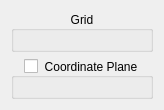
<?xml version="1.0" encoding="UTF-8"?>
<ui version="4.0">
 <class>GCPWidget</class>
 <widget class="QWidget" name="GCPWidget">
  <property name="geometry">
   <rect>
    <x>0</x>
    <y>0</y>
    <width>163</width>
    <height>87</height>
   </rect>
  </property>
  <property name="windowTitle">
   <string>GCPWidget</string>
  </property>
  <layout class="QVBoxLayout" name="verticalLayout">
   <item>
    <widget class="QGroupBox" name="gridGroupBox">
     <property name="locale">
      <locale language="English" country="UnitedKingdom"/>
     </property>
     <property name="title">
      <string>Grid</string>
     </property>
     <property name="alignment">
      <set>Qt::AlignCenter</set>
     </property>
     <layout class="QHBoxLayout" name="horizontalLayout_2">
      <item>
       <layout class="QHBoxLayout" name="grid"/>
      </item>
     </layout>
    </widget>
   </item>
   <item>
    <widget class="QGroupBox" name="coordinatePlaneGroupBox">
     <property name="enabled">
      <bool>true</bool>
     </property>
     <property name="locale">
      <locale language="English" country="UnitedKingdom"/>
     </property>
     <property name="title">
      <string>Coordinate Plane</string>
     </property>
     <property name="alignment">
      <set>Qt::AlignCenter</set>
     </property>
     <property name="checkable">
      <bool>true</bool>
     </property>
     <property name="checked">
      <bool>false</bool>
     </property>
     <layout class="QHBoxLayout" name="horizontalLayout">
      <item>
       <layout class="QHBoxLayout" name="coordinatePlane"/>
      </item>
     </layout>
    </widget>
   </item>
  </layout>
 </widget>
 <resources/>
 <connections/>
</ui>
